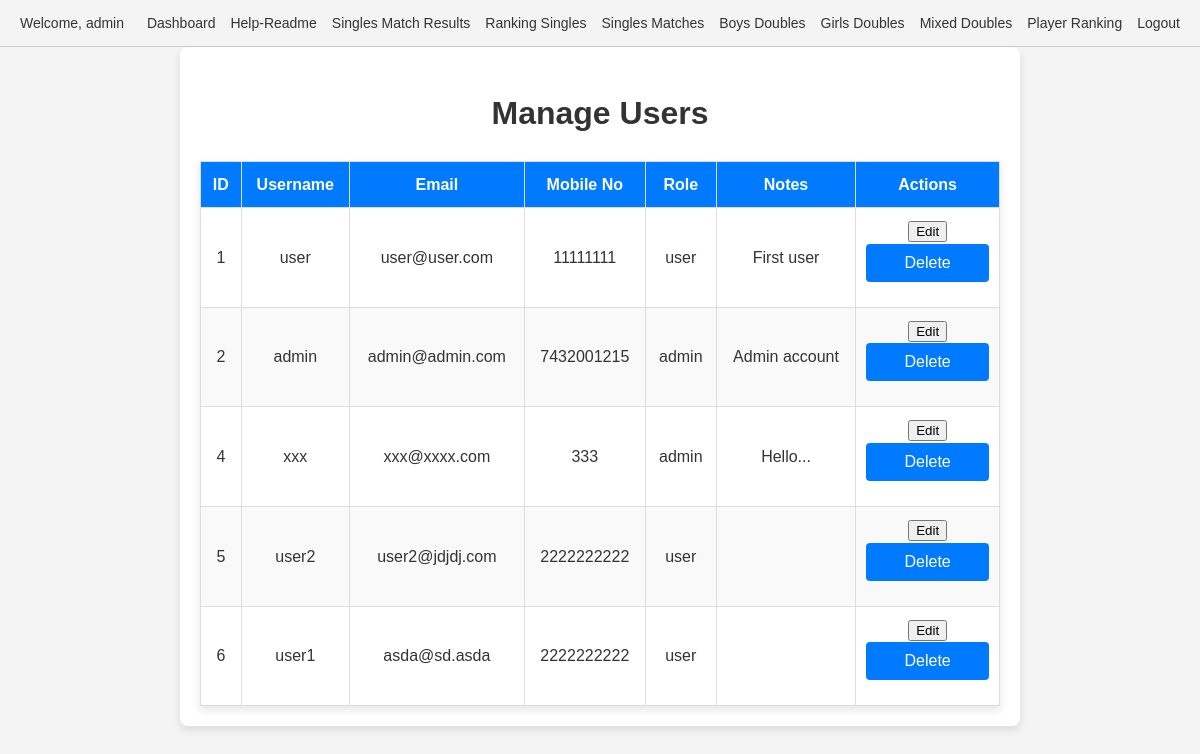
The page /manage_users.php (signed in) on the database as committed earlier.
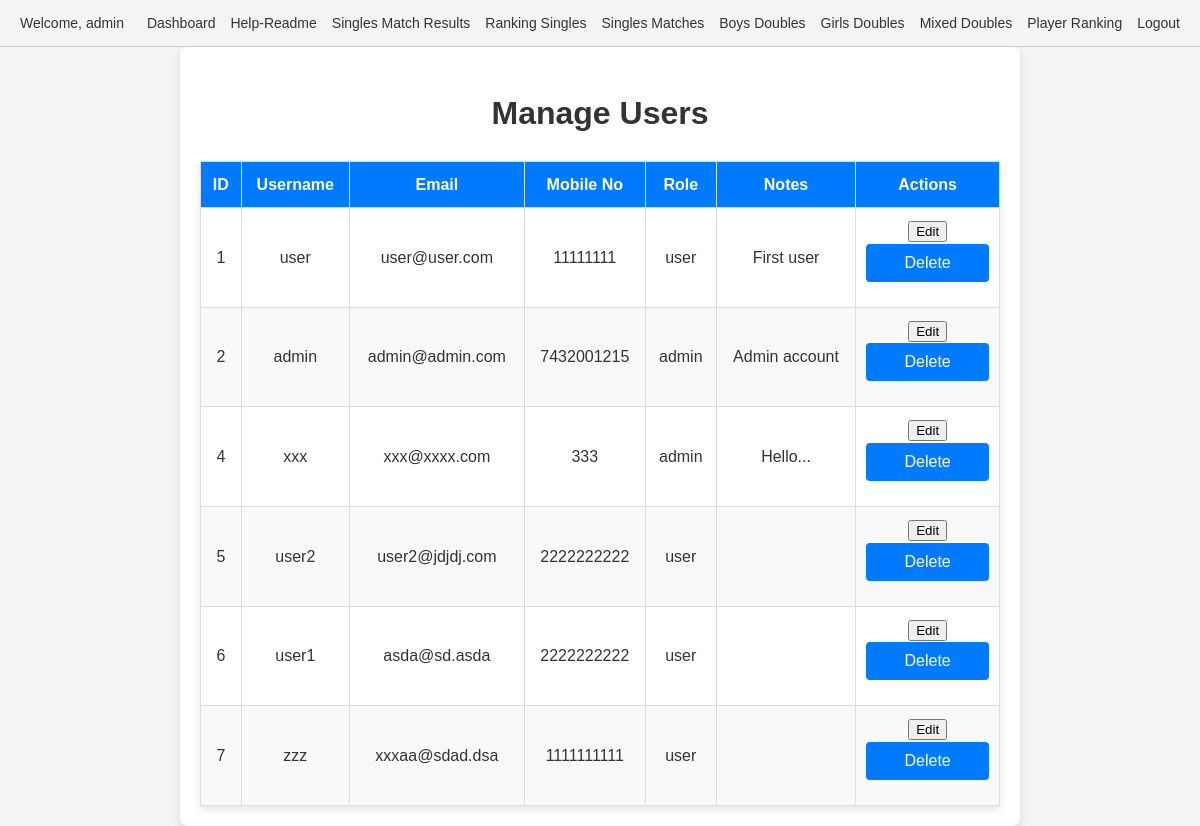
The same page on the database as committed later.
### tables this page shows
CREATE TABLE `users` (
  `id` int(11) NOT NULL,
  `username` varchar(255) NOT NULL,
  `password` varchar(255) NOT NULL,
  `mobile_no` varchar(20) DEFAULT NULL,
  `notes` text DEFAULT NULL,
  `role` enum('admin','user','visitor','moderator') NOT NULL DEFAULT 'visitor',
  `created_at` timestamp NULL DEFAULT current_timestamp(),
  `email` varchar(255) DEFAULT NULL,
  `last_login` datetime DEFAULT NULL
);

### manage_users.php (the view, shortened to what this page needs)
<?php
include 'header.php';
require 'auth.php';
$query = "SELECT id, username, email, mobile_no, role, notes FROM users";
$result = $conn->query($query);
?>
<!DOCTYPE html>
<html lang="en">
<head>
    <link rel="stylesheet" href="styles.css">
</head>
<body>
    <div class="container">
        <h1>Manage Users</h1>
        <?php if ($result->num_rows > 0): ?>
        <table>
            <thead>
                <tr>
                    <th>ID</th>
                    <th>Username</th>
                    <th>Email</th>
                    <th>Mobile No</th>
                    <th>Role</th>
                    <th>Notes</th>
                    <th>Actions</th>
                </tr>
            </thead>
            <tbody>
                <?php while ($row = $result->fetch_assoc()): ?>
                <tr>
                    <td><?= htmlspecialchars($row['id']) ?></td>
                    <td><?= htmlspecialchars($row['username']) ?></td>
                    <td><?= htmlspecialchars($row['email'] ?? '') ?></td>
                    <td><?= htmlspecialchars($row['mobile_no'] ?? '') ?></td>
                    <td><?= htmlspecialchars($row['role']) ?></td>
                    <td><?= htmlspecialchars($row['notes'] ?? '') ?></td>
                    <td>
                        <button onclick="openEditModal(
                            <?= $row['id'] ?>,
                            '<?= htmlspecialchars($row['username'], ENT_QUOTES) ?>',
                            '<?= htmlspecialchars($row['email'] ?? '', ENT_QUOTES) ?>',
                            '<?= htmlspecialchars($row['mobile_no'] ?? '', ENT_QUOTES) ?>',
                            '<?= htmlspecialchars($row['notes'] ?? '', ENT_QUOTES) ?>'
                        )">Edit</button>
                        <form method="post" style="display:inline;">
                            <button type="submit" name="action" value="delete">Delete</button>
                        </form>
                    </td>
                </tr>
                <?php endwhile; ?>
            </tbody>
        </table>
        <?php else: ?>
        <p>No users found.</p>
        <?php endif; ?>
    </div>
</body>
</html>

Rows that differ between the two databases and show on the page:
added users: id "7", username "zzz", email "xxxaa@sdad.dsa", mobile_no "1111111111", role "user"
